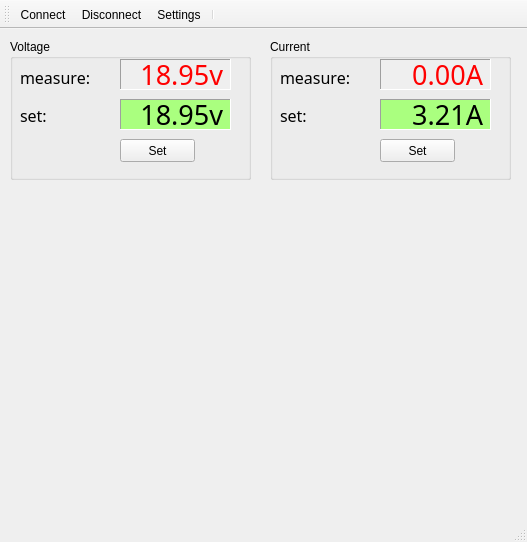
<?xml version="1.0" encoding="UTF-8"?>
<ui version="4.0">
 <class>MainWindow</class>
 <widget class="QMainWindow" name="MainWindow">
  <property name="geometry">
   <rect>
    <x>0</x>
    <y>0</y>
    <width>527</width>
    <height>542</height>
   </rect>
  </property>
  <property name="windowTitle">
   <string>PS200 Remote Controller</string>
  </property>
  <widget class="QWidget" name="centralWidget">
   <widget class="QGroupBox" name="groupBox">
    <property name="geometry">
     <rect>
      <x>10</x>
      <y>10</y>
      <width>241</width>
      <height>141</height>
     </rect>
    </property>
    <property name="title">
     <string>Voltage</string>
    </property>
    <widget class="QPushButton" name="setVoltageBtn">
     <property name="geometry">
      <rect>
       <x>110</x>
       <y>100</y>
       <width>75</width>
       <height>23</height>
      </rect>
     </property>
     <property name="text">
      <string>Set</string>
     </property>
    </widget>
    <widget class="QLabel" name="label_vset">
     <property name="geometry">
      <rect>
       <x>110</x>
       <y>60</y>
       <width>111</width>
       <height>31</height>
      </rect>
     </property>
     <property name="palette">
      <palette>
       <active>
        <colorrole role="Base">
         <brush brushstyle="SolidPattern">
          <color alpha="255">
           <red>255</red>
           <green>255</green>
           <blue>255</blue>
          </color>
         </brush>
        </colorrole>
        <colorrole role="Window">
         <brush brushstyle="SolidPattern">
          <color alpha="255">
           <red>170</red>
           <green>255</green>
           <blue>127</blue>
          </color>
         </brush>
        </colorrole>
       </active>
       <inactive>
        <colorrole role="Base">
         <brush brushstyle="SolidPattern">
          <color alpha="255">
           <red>255</red>
           <green>255</green>
           <blue>255</blue>
          </color>
         </brush>
        </colorrole>
        <colorrole role="Window">
         <brush brushstyle="SolidPattern">
          <color alpha="255">
           <red>170</red>
           <green>255</green>
           <blue>127</blue>
          </color>
         </brush>
        </colorrole>
       </inactive>
       <disabled>
        <colorrole role="Base">
         <brush brushstyle="SolidPattern">
          <color alpha="255">
           <red>170</red>
           <green>255</green>
           <blue>127</blue>
          </color>
         </brush>
        </colorrole>
        <colorrole role="Window">
         <brush brushstyle="SolidPattern">
          <color alpha="255">
           <red>170</red>
           <green>255</green>
           <blue>127</blue>
          </color>
         </brush>
        </colorrole>
       </disabled>
      </palette>
     </property>
     <property name="font">
      <font>
       <family>HE_TERMINAL</family>
       <pointsize>20</pointsize>
       <weight>50</weight>
       <bold>false</bold>
       <kerning>true</kerning>
      </font>
     </property>
     <property name="layoutDirection">
      <enum>Qt::LeftToRight</enum>
     </property>
     <property name="autoFillBackground">
      <bool>true</bool>
     </property>
     <property name="frameShape">
      <enum>QFrame::Panel</enum>
     </property>
     <property name="frameShadow">
      <enum>QFrame::Sunken</enum>
     </property>
     <property name="text">
      <string>18.95v</string>
     </property>
     <property name="textFormat">
      <enum>Qt::AutoText</enum>
     </property>
     <property name="alignment">
      <set>Qt::AlignRight|Qt::AlignTrailing|Qt::AlignVCenter</set>
     </property>
    </widget>
    <widget class="QLabel" name="label_2">
     <property name="geometry">
      <rect>
       <x>10</x>
       <y>70</y>
       <width>46</width>
       <height>13</height>
      </rect>
     </property>
     <property name="font">
      <font>
       <family>HE_TERMINAL</family>
       <pointsize>12</pointsize>
      </font>
     </property>
     <property name="text">
      <string>set:</string>
     </property>
    </widget>
    <widget class="QLabel" name="label_vmea">
     <property name="geometry">
      <rect>
       <x>110</x>
       <y>20</y>
       <width>111</width>
       <height>31</height>
      </rect>
     </property>
     <property name="palette">
      <palette>
       <active>
        <colorrole role="WindowText">
         <brush brushstyle="SolidPattern">
          <color alpha="255">
           <red>255</red>
           <green>0</green>
           <blue>0</blue>
          </color>
         </brush>
        </colorrole>
       </active>
       <inactive>
        <colorrole role="WindowText">
         <brush brushstyle="SolidPattern">
          <color alpha="255">
           <red>255</red>
           <green>0</green>
           <blue>0</blue>
          </color>
         </brush>
        </colorrole>
       </inactive>
       <disabled>
        <colorrole role="WindowText">
         <brush brushstyle="SolidPattern">
          <color alpha="255">
           <red>118</red>
           <green>116</green>
           <blue>108</blue>
          </color>
         </brush>
        </colorrole>
       </disabled>
      </palette>
     </property>
     <property name="font">
      <font>
       <family>HE_TERMINAL</family>
       <pointsize>20</pointsize>
       <weight>50</weight>
       <italic>false</italic>
       <bold>false</bold>
       <kerning>true</kerning>
      </font>
     </property>
     <property name="layoutDirection">
      <enum>Qt::LeftToRight</enum>
     </property>
     <property name="autoFillBackground">
      <bool>true</bool>
     </property>
     <property name="frameShape">
      <enum>QFrame::Panel</enum>
     </property>
     <property name="frameShadow">
      <enum>QFrame::Sunken</enum>
     </property>
     <property name="text">
      <string>18.95v</string>
     </property>
     <property name="textFormat">
      <enum>Qt::AutoText</enum>
     </property>
     <property name="alignment">
      <set>Qt::AlignRight|Qt::AlignTrailing|Qt::AlignVCenter</set>
     </property>
    </widget>
    <widget class="QLabel" name="label_4">
     <property name="geometry">
      <rect>
       <x>10</x>
       <y>30</y>
       <width>81</width>
       <height>16</height>
      </rect>
     </property>
     <property name="font">
      <font>
       <family>HE_TERMINAL</family>
       <pointsize>12</pointsize>
      </font>
     </property>
     <property name="text">
      <string>measure:</string>
     </property>
    </widget>
   </widget>
   <widget class="QGroupBox" name="groupBox_2">
    <property name="geometry">
     <rect>
      <x>270</x>
      <y>10</y>
      <width>241</width>
      <height>141</height>
     </rect>
    </property>
    <property name="title">
     <string>Current</string>
    </property>
    <widget class="QPushButton" name="setCurrentBtn">
     <property name="geometry">
      <rect>
       <x>110</x>
       <y>100</y>
       <width>75</width>
       <height>23</height>
      </rect>
     </property>
     <property name="text">
      <string>Set</string>
     </property>
    </widget>
    <widget class="QLabel" name="label_cset">
     <property name="geometry">
      <rect>
       <x>110</x>
       <y>60</y>
       <width>111</width>
       <height>31</height>
      </rect>
     </property>
     <property name="palette">
      <palette>
       <active>
        <colorrole role="Base">
         <brush brushstyle="SolidPattern">
          <color alpha="255">
           <red>255</red>
           <green>255</green>
           <blue>255</blue>
          </color>
         </brush>
        </colorrole>
        <colorrole role="Window">
         <brush brushstyle="SolidPattern">
          <color alpha="255">
           <red>170</red>
           <green>255</green>
           <blue>127</blue>
          </color>
         </brush>
        </colorrole>
       </active>
       <inactive>
        <colorrole role="Base">
         <brush brushstyle="SolidPattern">
          <color alpha="255">
           <red>255</red>
           <green>255</green>
           <blue>255</blue>
          </color>
         </brush>
        </colorrole>
        <colorrole role="Window">
         <brush brushstyle="SolidPattern">
          <color alpha="255">
           <red>170</red>
           <green>255</green>
           <blue>127</blue>
          </color>
         </brush>
        </colorrole>
       </inactive>
       <disabled>
        <colorrole role="Base">
         <brush brushstyle="SolidPattern">
          <color alpha="255">
           <red>170</red>
           <green>255</green>
           <blue>127</blue>
          </color>
         </brush>
        </colorrole>
        <colorrole role="Window">
         <brush brushstyle="SolidPattern">
          <color alpha="255">
           <red>170</red>
           <green>255</green>
           <blue>127</blue>
          </color>
         </brush>
        </colorrole>
       </disabled>
      </palette>
     </property>
     <property name="font">
      <font>
       <family>HE_TERMINAL</family>
       <pointsize>20</pointsize>
       <weight>50</weight>
       <bold>false</bold>
       <kerning>true</kerning>
      </font>
     </property>
     <property name="layoutDirection">
      <enum>Qt::LeftToRight</enum>
     </property>
     <property name="autoFillBackground">
      <bool>true</bool>
     </property>
     <property name="frameShape">
      <enum>QFrame::Panel</enum>
     </property>
     <property name="frameShadow">
      <enum>QFrame::Sunken</enum>
     </property>
     <property name="text">
      <string>3.21A</string>
     </property>
     <property name="textFormat">
      <enum>Qt::AutoText</enum>
     </property>
     <property name="alignment">
      <set>Qt::AlignRight|Qt::AlignTrailing|Qt::AlignVCenter</set>
     </property>
    </widget>
    <widget class="QLabel" name="label_3">
     <property name="geometry">
      <rect>
       <x>10</x>
       <y>70</y>
       <width>46</width>
       <height>13</height>
      </rect>
     </property>
     <property name="font">
      <font>
       <family>HE_TERMINAL</family>
       <pointsize>12</pointsize>
      </font>
     </property>
     <property name="text">
      <string>set:</string>
     </property>
    </widget>
    <widget class="QLabel" name="label_cmea">
     <property name="geometry">
      <rect>
       <x>110</x>
       <y>20</y>
       <width>111</width>
       <height>31</height>
      </rect>
     </property>
     <property name="palette">
      <palette>
       <active>
        <colorrole role="WindowText">
         <brush brushstyle="SolidPattern">
          <color alpha="255">
           <red>255</red>
           <green>0</green>
           <blue>0</blue>
          </color>
         </brush>
        </colorrole>
       </active>
       <inactive>
        <colorrole role="WindowText">
         <brush brushstyle="SolidPattern">
          <color alpha="255">
           <red>255</red>
           <green>0</green>
           <blue>0</blue>
          </color>
         </brush>
        </colorrole>
       </inactive>
       <disabled>
        <colorrole role="WindowText">
         <brush brushstyle="SolidPattern">
          <color alpha="255">
           <red>118</red>
           <green>116</green>
           <blue>108</blue>
          </color>
         </brush>
        </colorrole>
       </disabled>
      </palette>
     </property>
     <property name="font">
      <font>
       <family>HE_TERMINAL</family>
       <pointsize>20</pointsize>
       <weight>50</weight>
       <italic>false</italic>
       <bold>false</bold>
       <kerning>true</kerning>
      </font>
     </property>
     <property name="layoutDirection">
      <enum>Qt::LeftToRight</enum>
     </property>
     <property name="autoFillBackground">
      <bool>true</bool>
     </property>
     <property name="frameShape">
      <enum>QFrame::Panel</enum>
     </property>
     <property name="frameShadow">
      <enum>QFrame::Sunken</enum>
     </property>
     <property name="text">
      <string>0.00A</string>
     </property>
     <property name="textFormat">
      <enum>Qt::AutoText</enum>
     </property>
     <property name="alignment">
      <set>Qt::AlignRight|Qt::AlignTrailing|Qt::AlignVCenter</set>
     </property>
    </widget>
    <widget class="QLabel" name="label_5">
     <property name="geometry">
      <rect>
       <x>10</x>
       <y>30</y>
       <width>81</width>
       <height>16</height>
      </rect>
     </property>
     <property name="font">
      <font>
       <family>HE_TERMINAL</family>
       <pointsize>12</pointsize>
      </font>
     </property>
     <property name="text">
      <string>measure:</string>
     </property>
    </widget>
   </widget>
  </widget>
  <widget class="QMenuBar" name="menuBar">
   <property name="geometry">
    <rect>
     <x>0</x>
     <y>0</y>
     <width>527</width>
     <height>20</height>
    </rect>
   </property>
  </widget>
  <widget class="QToolBar" name="mainToolBar">
   <attribute name="toolBarArea">
    <enum>TopToolBarArea</enum>
   </attribute>
   <attribute name="toolBarBreak">
    <bool>false</bool>
   </attribute>
   <addaction name="actionConnect"/>
   <addaction name="actionDisconnect"/>
   <addaction name="actionSettings"/>
   <addaction name="separator"/>
  </widget>
  <widget class="QStatusBar" name="statusBar">
   <property name="minimumSize">
    <size>
     <width>0</width>
     <height>0</height>
    </size>
   </property>
  </widget>
  <action name="actionConnect">
   <property name="icon">
    <iconset>
     <normaloff>images/connect.ico</normaloff>images/connect.ico</iconset>
   </property>
   <property name="text">
    <string>Connect</string>
   </property>
   <property name="toolTip">
    <string>Connect to device</string>
   </property>
   <property name="shortcut">
    <string>Alt+C</string>
   </property>
  </action>
  <action name="actionDisconnect">
   <property name="icon">
    <iconset>
     <normaloff>images/disconnect.ico</normaloff>images/disconnect.ico</iconset>
   </property>
   <property name="text">
    <string>Disconnect</string>
   </property>
   <property name="toolTip">
    <string>Disconnect from device</string>
   </property>
   <property name="shortcut">
    <string>Alt+D</string>
   </property>
  </action>
  <action name="actionSettings">
   <property name="icon">
    <iconset>
     <normaloff>images/gnome_preferences_system.ico</normaloff>images/gnome_preferences_system.ico</iconset>
   </property>
   <property name="text">
    <string>Settings</string>
   </property>
   <property name="toolTip">
    <string>Open settings dialog</string>
   </property>
   <property name="shortcut">
    <string>Alt+S</string>
   </property>
  </action>
 </widget>
 <layoutdefault spacing="6" margin="11"/>
 <resources/>
 <connections/>
</ui>
